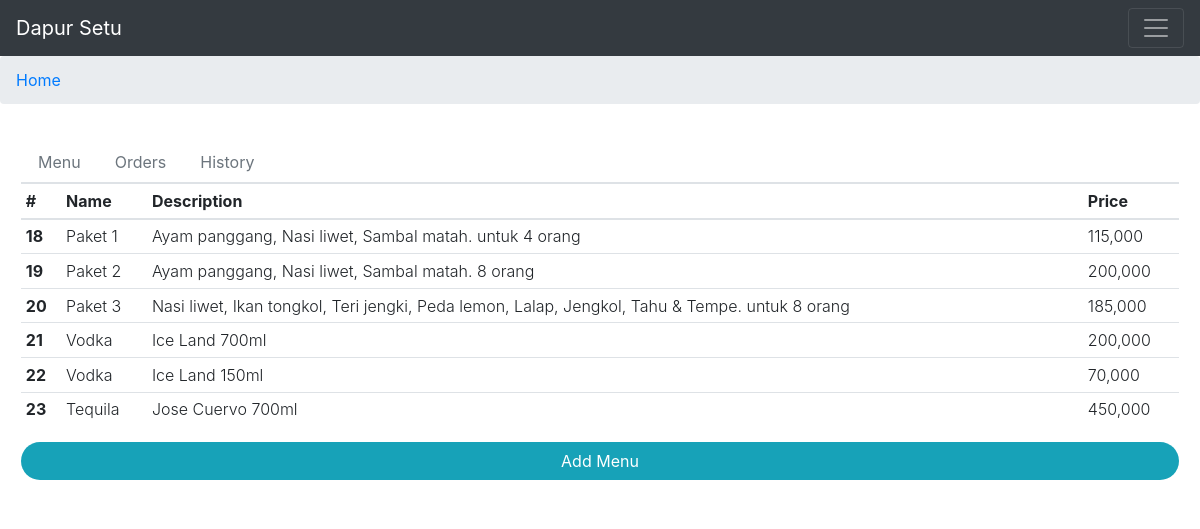
The app's page / (signed in), older data.
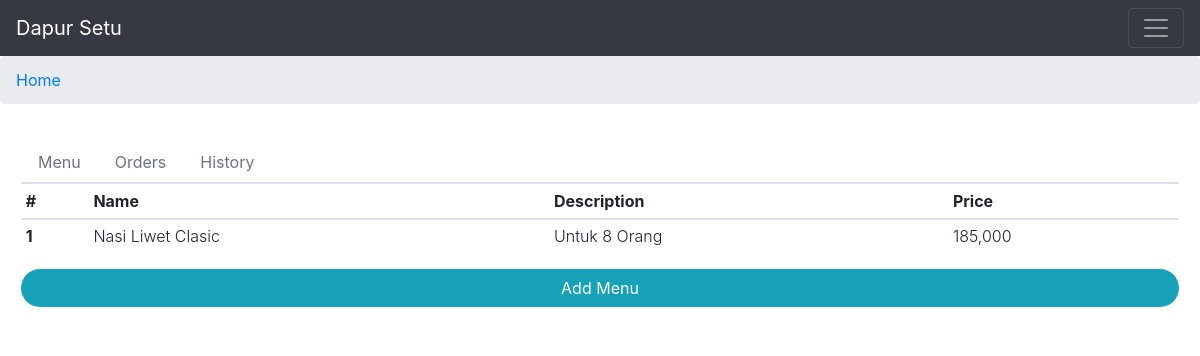
The same page, newer data.
### account/models.py (models this page shows, shortened)
class Menu(models.Model):
    user = models.ForeignKey(User, on_delete=models.CASCADE, related_name='pakets')
    nama = models.CharField(max_length=255)
    deskripsi = models.CharField(max_length=1000)
    harga = models.IntegerField(default=0)
    pub_date = models.DateTimeField(auto_now_add=True)
    class Meta:
        db_table = 'menu'

### account/views.py (the view)
# urls.py: path('', home_view,name='index'),
@user_passes_test(lambda u: u.is_authenticated, login_url='account:login')
def home_view(request):
    daftar_menu = Menu.objects.all()
    daftar_penjualan = Penjualan.objects.all().order_by('lunas')
    return render(request, 'account/index.html', {'daftar_menu':daftar_menu,'daftar_penjualan':daftar_penjualan})

### account/models.py (called while the page is built)
    def get_harga(self):
        obj = PenjualanDetail.objects.filter(penjualan=self)
        jumlah = 0
        x = globals
        for data in obj:
            x = Menu.objects.get(id=data.menu_id)
            jumlah += x.harga
        return jumlah

### account/templates/account/index.html (shortened to what this page needs)
{% extends 'base.html' %}
{% load humanize %}
{% block container %}
<ul class="nav nav-tabs" id="myTab" role="tablist">
  <li class="nav-item">
    <a class="nav-link text-muted " id="home-tab" data-toggle="tab" href="#home" role="tab" aria-controls="home"
      aria-selected="true">Menu</a>
  </li>
  <li class="nav-item">
    <a class="nav-link text-muted" id="profile-tab" data-toggle="tab" href="#profile" role="tab" aria-controls="profile"
      aria-selected="false">Orders</a>
  </li>
  <li class="nav-item">
    <a class="nav-link text-muted" id="history-tab" data-toggle="tab" href="#history" role="tab" aria-controls="history"
      aria-selected="false">History</a>
  </li>
</ul>
<div class="tab-content" id="myTabContent">
  <div class="tab-pane fade show active" id="home" role="tabpanel" aria-labelledby="home-tab">
    <table class="table table-sm font-weight-light">
      <thead>
        <tr>
          <th>#</th>
          <th>Name</th>
          <th>Description</th>
          <th>Price</th>
        </tr>
      </thead>
      <tbody>
        {% for i in daftar_menu %}
        <tr>
          <th scope="row">{{i.id}}</th>
          <td>{{i.nama|capfirst}}</td>
          <td>{{i.deskripsi|capfirst}}</td>
          <td>{{i.harga|intcomma}}</td>
        </tr>
        {% endfor %}
      </tbody>
    </table>
    <a class="btn badge-pill badge-info btn-block" href="{% url 'account:menu' %}">Add Menu</a>
  </div>
</div>
{% endblock %}

### account/templates/base.html (shortened to what this page needs)
<!doctype html>
<html lang="en">
<head>
  <link rel="stylesheet" href="https://maxcdn.bootstrapcdn.com/bootstrap/4.0.0/css/bootstrap.min.css"
>
</head>
<body class="">
  {% include 'navbar.html' %}
  <nav aria-label="breadcrumb">
    <ol class="breadcrumb">
      <li class="breadcrumb-item"><a href="{% url 'account:index' %}">Home</a></li>
    </ol>
  </nav>
  <div class="card border-white">
    <div class="card-body">
      {% block container %}{% endblock %}
    </div>
  </div>
</body>
</html>

### account/templates/navbar.html (shortened to what this page needs)
<nav class="navbar navbar-dark bg-dark">
  <a class="navbar-brand" href="#">Dapur Setu</a>
  <button class="navbar-toggler" type="button" data-toggle="collapse" data-target="#navbarSupportedContent" aria-controls="navbarSupportedContent" aria-expanded="false" aria-label="Toggle navigation">
    <span class="navbar-toggler-icon"></span>
  </button>
</nav>

Row changes from the older to the newer data that the page shows:
removed Menu: id "18", nama "Paket 1", deskripsi "Ayam panggang, Nasi liwet, Sambal matah. untuk 4 orang", harga "115,000"
removed Menu: id "19", nama "Paket 2", deskripsi "Ayam panggang, Nasi liwet, Sambal matah. 8 orang", harga "200,000"
removed Menu: id "20", nama "Paket 3", deskripsi "Nasi liwet, Ikan tongkol, Teri jengki, Peda lemon, Lalap, Jengkol, Tahu & Tempe. untuk 8 orang", harga "185,000"
removed Menu: id "21", nama "Vodka", deskripsi "Ice Land 700ml", harga "200,000"
removed Menu: id "22", nama "Vodka", deskripsi "Ice Land 150ml", harga "70,000"
removed Menu: id "23", nama "Tequila", deskripsi "Jose Cuervo 700ml", harga "450,000"
added Menu: id "1", nama "Nasi Liwet Clasic", deskripsi "Untuk 8 Orang", harga "185,000"
